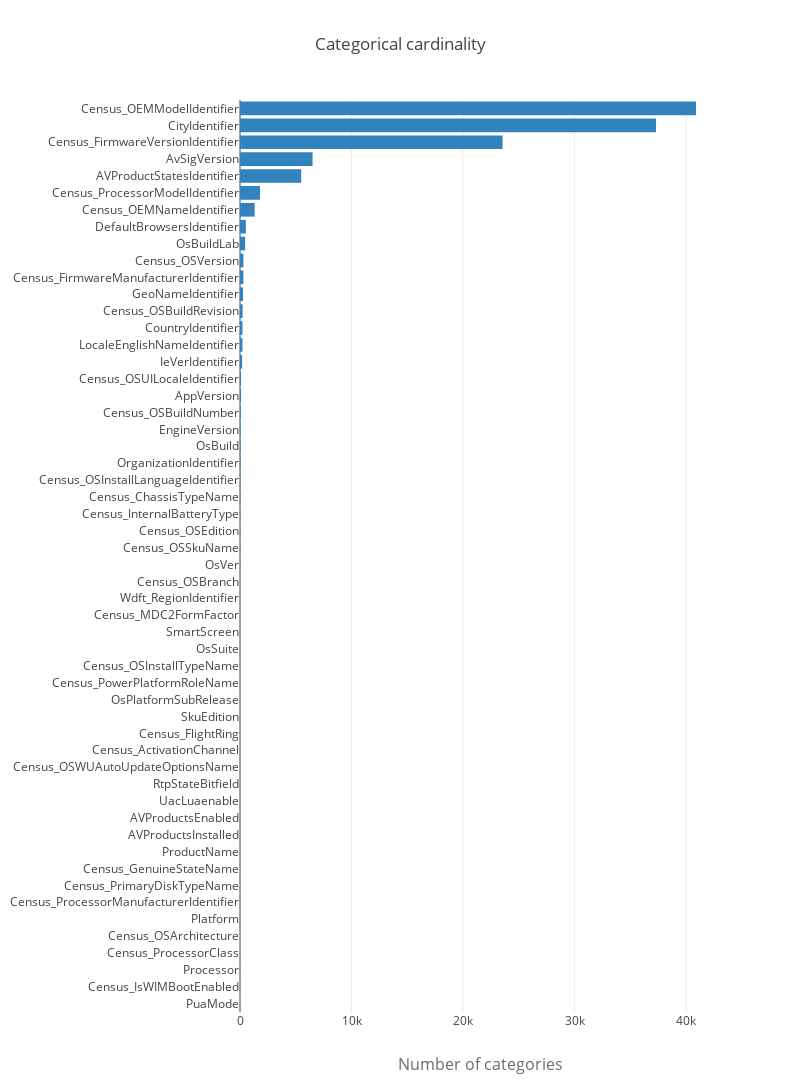

This figure's notebook cell:
### Markdown cell above
Most of the current variables are categories and we need to choose a method to treat them. **Depending on the cardinality of each variable**, we can opt for** one-hot-encoding, frequency or target encoding**. In the particular case of Light-GBM, we can also use the **built-in LGBM treatment of categoricals**:

### Code cell
cardinality = []
for c in categorical_columns:
    if c == 'MachineIdentifier': continue
    cardinality.append([c, train[c].nunique()])
cardinality.sort(key = lambda x:x[1], reverse=False)

trace = go.Bar(y=[x[0] for x in cardinality],
               x=[x[1] for x in cardinality],
               orientation='h', marker=dict(color='rgb(49,130,189)'), name='train')

layout = go.Layout(
    title='Categorical cardinality', height=1600, width=800,
    xaxis=dict(
        title='Number of categories',
        titlefont=dict(size=16, color='rgb(107, 107, 107)'),
        domain=[0.25, 1]
    ),
    barmode='group',
    bargap=0.1,
    bargroupgap=0.1
)

fig = go.Figure(data=[trace], layout=layout)
iplot(fig)

### Figure 1 — Plotly figure (JSON) as saved in the notebook; plotly's stock layout.template omitted (floating-point values rounded to 4 significant figures)
{"data": [{"marker": {"color": "rgb(49,130,189)"}, "name": "train", "orientation": "h", "type": "bar", "uid": "91cb8746-7112-469e-b19e-6f64c4663d17", "x": [1, 1, 3, 3, 3, 4, 4, 4, 4, 5, 5, 5, 5, 6, 6, 6, 7, 8, 9, 9, 9, 10, 12, 12, 15, 16, 18, 20, 21, 28, 34, 39, 43, 51, 55, 65, 93, 95, 188, 218, 222, 235, 267, 304, 307, 464, 525, 1312, 1791, 5489, 6506, 23544, 37307, 40892], "y": ["PuaMode", "Census_IsWIMBootEnabled", "Processor", "Census_ProcessorClass", "Census_OSArchitecture", "Platform", "Census_ProcessorManufacturerIdentifier", "Census_PrimaryDiskTypeName", "Census_GenuineStateName", "ProductName", "AVProductsInstalled", "AVProductsEnabled", "UacLuaenable", "RtpStateBitfield", "Census_OSWUAutoUpdateOptionsName", "Census_ActivationChannel", "Census_FlightRing", "SkuEdition", "OsPlatformSubRelease", "Census_PowerPlatformRoleName", "Census_OSInstallTypeName", "OsSuite", "SmartScreen", "Census_MDC2FormFactor", "Wdft_RegionIdentifier", "Census_OSBranch", "OsVer", "Census_OSSkuName", "Census_OSEdition", "Census_InternalBatteryType", "Census_ChassisTypeName", "Census_OSInstallLanguageIdentifier", "OrganizationIdentifier", "OsBuild", "EngineVersion", "Census_OSBuildNumber", "AppVersion", "Census_OSUILocaleIdentifier", "IeVerIdentifier", "LocaleEnglishNameIdentifier", "CountryIdentifier", "Census_OSBuildRevision", "GeoNameIdentifier", "Census_FirmwareManufacturerIdentifier", "Census_OSVersion", "OsBuildLab", "DefaultBrowsersIdentifier", "Census_OEMNameIdentifier", "Census_ProcessorModelIdentifier", "AVProductStatesIdentifier", "AvSigVersion", "Census_FirmwareVersionIdentifier", "CityIdentifier", "Census_OEMModelIdentifier"]}], "layout": {"bargap": 0.1, "bargroupgap": 0.1, "barmode": "group", "height": 1600, "title": "Categorical cardinality", "width": 800, "xaxis": {"domain": [0.25, 1], "title": "Number of categories", "titlefont": {"color": "rgb(107, 107, 107)", "size": 16}}}}
